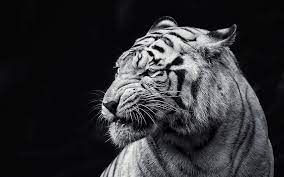
%> input picture 4.jpeg, 284 x 177 px
$ octave lab3.m   (GNU Octave 9; MATLAB toolbox functions it lacks are replaced by stand-ins)
%> lines starting %> are read from the running program, lines starting %| are printed output that depends on the picture
%Question3-Write a MATLAB/Python program to read an image and perform convolution with 3X3
%mask.
clc;
close all;
clear all;
% Read the image
image = imread('4.jpeg'); % Change to your image filename
%> image is the input picture: size 177x284x3 uint8; mean R, G, B 47.3, 47.2, 50.7

% Convert the image to double for convolution
image = double(image);
%> image: size 177x284x3 double

% Define the 3x3 mask (kernel)
mask = [1, 2, 1;
        0, 0, 0;
       -1, -2, -1];

% Separate the RGB channels
redChannel = image(:,:,1);
greenChannel = image(:,:,2);
blueChannel = image(:,:,3);

% Perform convolution on each channel
convolvedRed = conv2(redChannel, mask, 'same');
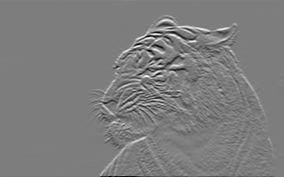
%> convolvedRed: size 177x284 double; min -910, max 938, mean 1.1; drawn with min black and max white
convolvedGreen = conv2(greenChannel, mask, 'same');
convolvedBlue = conv2(blueChannel, mask, 'same');

% Combine the convolved channels back into an RGB image
convolvedImage = cat(3, convolvedRed, convolvedGreen, convolvedBlue);

% Display the original and convolved images
subplot(1, 2, 1);
imshow(uint8(image));
title('Original Image');

subplot(1, 2, 2);
imshow(uint8(convolvedImage));
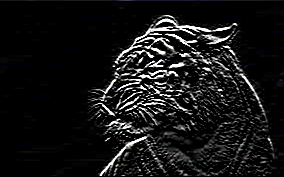
%> displayed picture: size 177x284x3, on the screen's scale of 0 to 255; mean R, G, B 21.5, 21.5, 21.7
title('Convolved Image');

$ run again, with 2.png saved as 4.jpeg
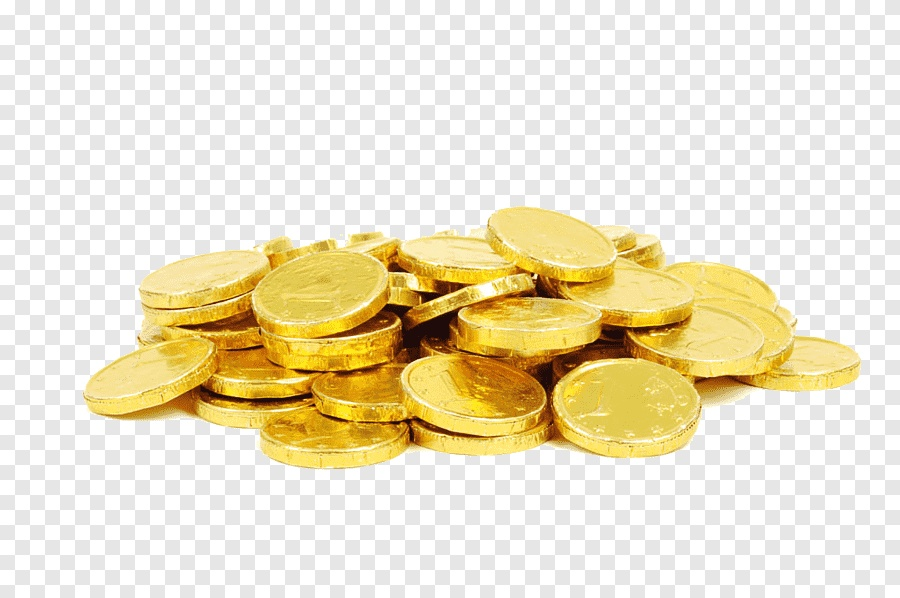
%> input picture 2.png, 900 x 598 px
%> image is the input picture: size 598x900x3 uint8; mean R, G, B 236.5, 227.5, 201.5
%> image: size 598x900x3 double
%> `convolvedImage = cat(3, convolvedRed, convolvedGreen, convolvedBlue);`:
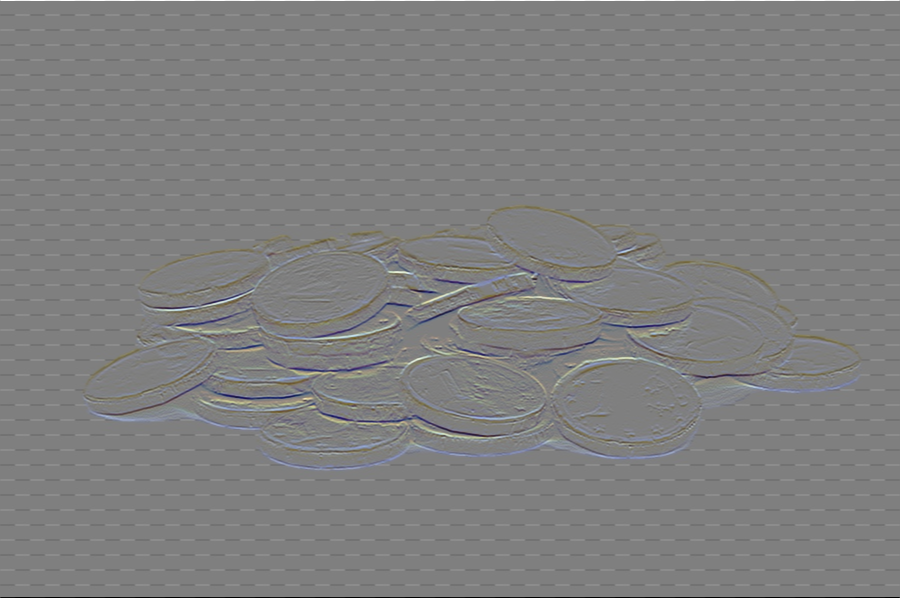
%> convolvedImage: size 598x900x3 double; mean R, G, B 0, 0, 0; drawn with min black and max white
%> `imshow(uint8(convolvedImage));`:
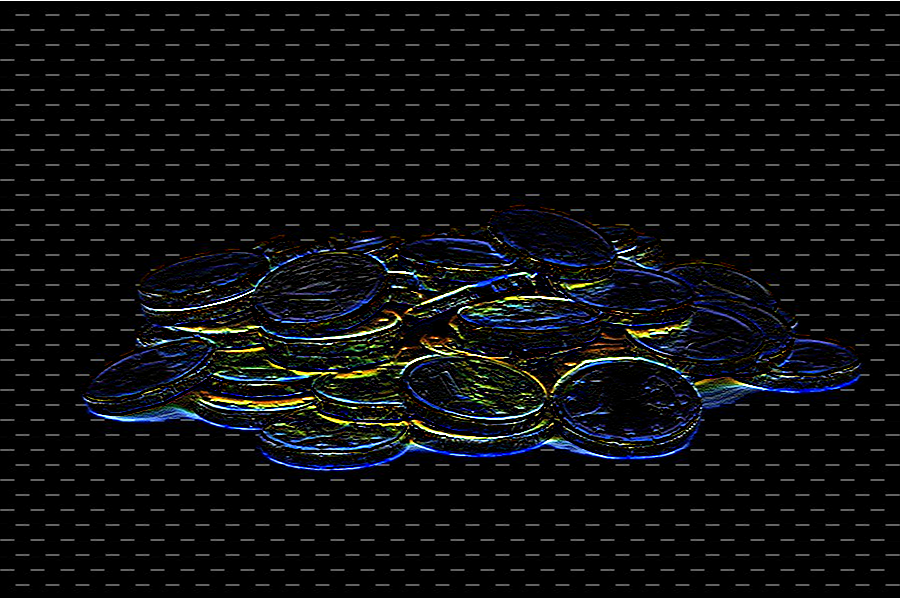
%> displayed picture: size 598x900x3, on the screen's scale of 0 to 255; mean R, G, B 12.1, 13.1, 14.6
